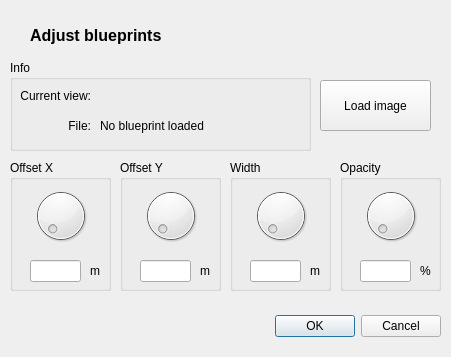
<?xml version="1.0" encoding="UTF-8"?>
<ui version="4.0">
 <class>blueprints</class>
 <widget class="QDialog" name="blueprints">
  <property name="geometry">
   <rect>
    <x>0</x>
    <y>0</y>
    <width>451</width>
    <height>357</height>
   </rect>
  </property>
  <property name="windowTitle">
   <string>Dialog</string>
  </property>
  <widget class="QDialogButtonBox" name="buttonBox">
   <property name="geometry">
    <rect>
     <x>10</x>
     <y>310</y>
     <width>431</width>
     <height>32</height>
    </rect>
   </property>
   <property name="orientation">
    <enum>Qt::Horizontal</enum>
   </property>
   <property name="standardButtons">
    <set>QDialogButtonBox::Cancel|QDialogButtonBox::Ok</set>
   </property>
  </widget>
  <widget class="QPushButton" name="pushButton">
   <property name="geometry">
    <rect>
     <x>320</x>
     <y>80</y>
     <width>111</width>
     <height>51</height>
    </rect>
   </property>
   <property name="text">
    <string>Load image</string>
   </property>
  </widget>
  <widget class="QGroupBox" name="groupBox">
   <property name="geometry">
    <rect>
     <x>10</x>
     <y>60</y>
     <width>301</width>
     <height>91</height>
    </rect>
   </property>
   <property name="title">
    <string>Info</string>
   </property>
   <widget class="QLabel" name="label">
    <property name="geometry">
     <rect>
      <x>10</x>
      <y>50</y>
      <width>71</width>
      <height>31</height>
     </rect>
    </property>
    <property name="font">
     <font>
      <strikeout>false</strikeout>
     </font>
    </property>
    <property name="text">
     <string>File:</string>
    </property>
    <property name="alignment">
     <set>Qt::AlignRight|Qt::AlignTrailing|Qt::AlignVCenter</set>
    </property>
   </widget>
   <widget class="QLabel" name="label_2">
    <property name="geometry">
     <rect>
      <x>0</x>
      <y>20</y>
      <width>81</width>
      <height>31</height>
     </rect>
    </property>
    <property name="text">
     <string>Current view:</string>
    </property>
    <property name="alignment">
     <set>Qt::AlignRight|Qt::AlignTrailing|Qt::AlignVCenter</set>
    </property>
   </widget>
   <widget class="QLabel" name="label_8">
    <property name="geometry">
     <rect>
      <x>90</x>
      <y>55</y>
      <width>201</width>
      <height>21</height>
     </rect>
    </property>
    <property name="text">
     <string>No blueprint loaded</string>
    </property>
   </widget>
  </widget>
  <widget class="QGroupBox" name="groupBox_2">
   <property name="geometry">
    <rect>
     <x>340</x>
     <y>160</y>
     <width>101</width>
     <height>131</height>
    </rect>
   </property>
   <property name="title">
    <string>Opacity</string>
   </property>
   <widget class="QDial" name="dial">
    <property name="geometry">
     <rect>
      <x>20</x>
      <y>20</y>
      <width>61</width>
      <height>71</height>
     </rect>
    </property>
   </widget>
   <widget class="QLineEdit" name="lineEdit">
    <property name="geometry">
     <rect>
      <x>20</x>
      <y>100</y>
      <width>51</width>
      <height>22</height>
     </rect>
    </property>
   </widget>
   <widget class="QLabel" name="label_3">
    <property name="geometry">
     <rect>
      <x>80</x>
      <y>100</y>
      <width>16</width>
      <height>21</height>
     </rect>
    </property>
    <property name="text">
     <string>%</string>
    </property>
   </widget>
  </widget>
  <widget class="QGroupBox" name="groupBox_3">
   <property name="geometry">
    <rect>
     <x>230</x>
     <y>160</y>
     <width>101</width>
     <height>131</height>
    </rect>
   </property>
   <property name="title">
    <string>Width</string>
   </property>
   <widget class="QDial" name="dial_2">
    <property name="geometry">
     <rect>
      <x>20</x>
      <y>20</y>
      <width>61</width>
      <height>71</height>
     </rect>
    </property>
   </widget>
   <widget class="QLineEdit" name="lineEdit_2">
    <property name="geometry">
     <rect>
      <x>20</x>
      <y>100</y>
      <width>51</width>
      <height>22</height>
     </rect>
    </property>
   </widget>
   <widget class="QLabel" name="label_4">
    <property name="geometry">
     <rect>
      <x>80</x>
      <y>100</y>
      <width>16</width>
      <height>21</height>
     </rect>
    </property>
    <property name="text">
     <string>m</string>
    </property>
   </widget>
  </widget>
  <widget class="QGroupBox" name="groupBox_4">
   <property name="geometry">
    <rect>
     <x>10</x>
     <y>160</y>
     <width>101</width>
     <height>131</height>
    </rect>
   </property>
   <property name="title">
    <string>Offset X</string>
   </property>
   <widget class="QDial" name="dial_3">
    <property name="geometry">
     <rect>
      <x>20</x>
      <y>20</y>
      <width>61</width>
      <height>71</height>
     </rect>
    </property>
   </widget>
   <widget class="QLineEdit" name="lineEdit_3">
    <property name="geometry">
     <rect>
      <x>20</x>
      <y>100</y>
      <width>51</width>
      <height>22</height>
     </rect>
    </property>
   </widget>
   <widget class="QLabel" name="label_5">
    <property name="geometry">
     <rect>
      <x>80</x>
      <y>100</y>
      <width>16</width>
      <height>21</height>
     </rect>
    </property>
    <property name="text">
     <string>m</string>
    </property>
   </widget>
  </widget>
  <widget class="QGroupBox" name="groupBox_5">
   <property name="geometry">
    <rect>
     <x>120</x>
     <y>160</y>
     <width>101</width>
     <height>131</height>
    </rect>
   </property>
   <property name="title">
    <string>Offset Y</string>
   </property>
   <widget class="QDial" name="dial_4">
    <property name="geometry">
     <rect>
      <x>20</x>
      <y>20</y>
      <width>61</width>
      <height>71</height>
     </rect>
    </property>
   </widget>
   <widget class="QLineEdit" name="lineEdit_4">
    <property name="geometry">
     <rect>
      <x>20</x>
      <y>100</y>
      <width>51</width>
      <height>22</height>
     </rect>
    </property>
   </widget>
   <widget class="QLabel" name="label_6">
    <property name="geometry">
     <rect>
      <x>80</x>
      <y>100</y>
      <width>16</width>
      <height>21</height>
     </rect>
    </property>
    <property name="text">
     <string>m</string>
    </property>
   </widget>
  </widget>
  <widget class="QLabel" name="label_7">
   <property name="geometry">
    <rect>
     <x>30</x>
     <y>20</y>
     <width>211</width>
     <height>31</height>
    </rect>
   </property>
   <property name="font">
    <font>
     <pointsize>12</pointsize>
     <weight>75</weight>
     <bold>true</bold>
    </font>
   </property>
   <property name="text">
    <string>Adjust blueprints</string>
   </property>
  </widget>
 </widget>
 <resources/>
 <connections>
  <connection>
   <sender>buttonBox</sender>
   <signal>accepted()</signal>
   <receiver>blueprints</receiver>
   <slot>accept()</slot>
   <hints>
    <hint type="sourcelabel">
     <x>248</x>
     <y>254</y>
    </hint>
    <hint type="destinationlabel">
     <x>157</x>
     <y>274</y>
    </hint>
   </hints>
  </connection>
  <connection>
   <sender>buttonBox</sender>
   <signal>rejected()</signal>
   <receiver>blueprints</receiver>
   <slot>reject()</slot>
   <hints>
    <hint type="sourcelabel">
     <x>316</x>
     <y>260</y>
    </hint>
    <hint type="destinationlabel">
     <x>286</x>
     <y>274</y>
    </hint>
   </hints>
  </connection>
 </connections>
</ui>
